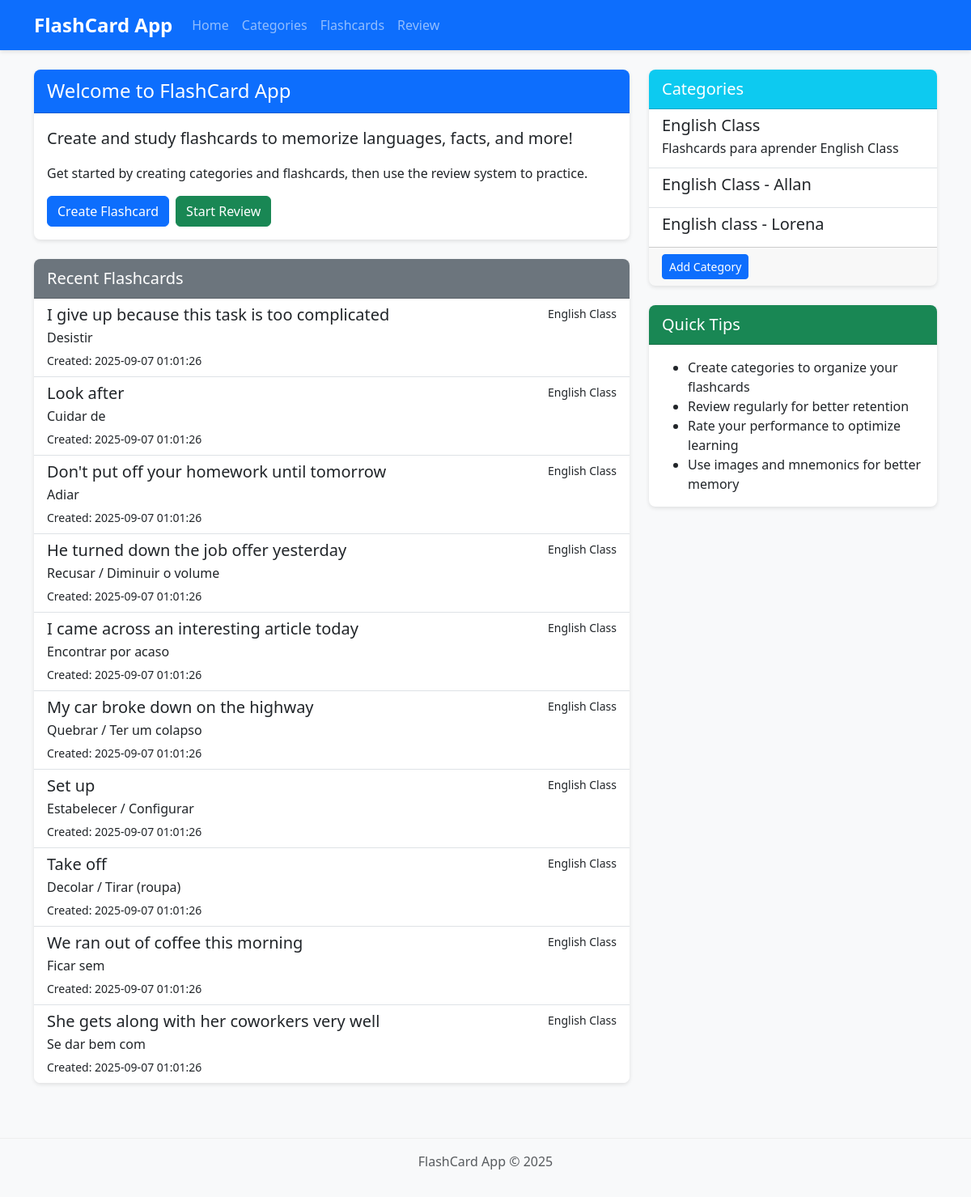
The app's page /, older data.
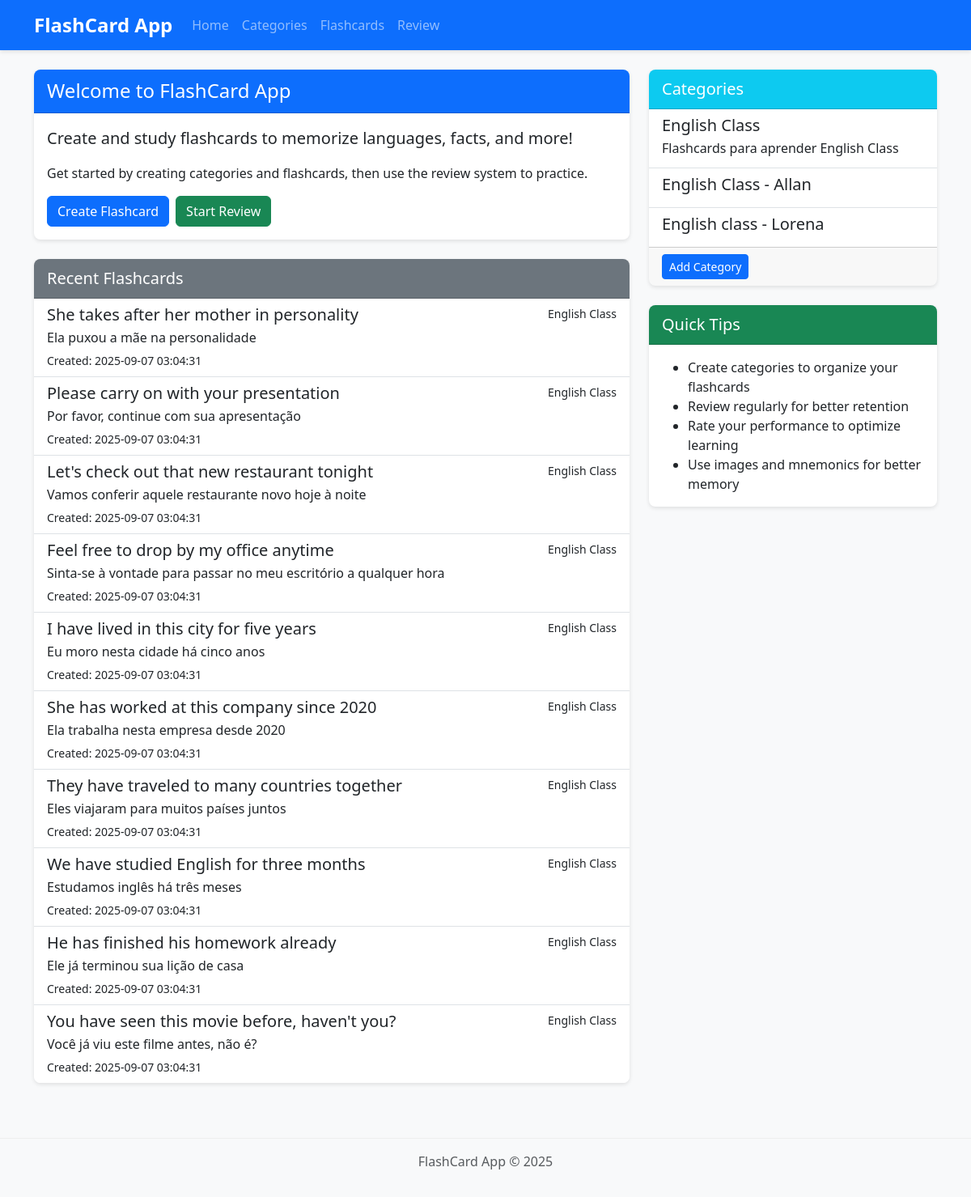
The same page, newer data.
### tables this page shows
CREATE TABLE flashcards (
        id INTEGER PRIMARY KEY AUTOINCREMENT,
        category_id INTEGER,
        front_content TEXT NOT NULL,
        back_content TEXT NOT NULL,
        created_at TIMESTAMP DEFAULT CURRENT_TIMESTAMP,
        last_reviewed TIMESTAMP,
        review_count INTEGER DEFAULT 0,
        difficulty_level INTEGER DEFAULT 0,
        FOREIGN KEY (category_id) REFERENCES categories (id)
    );

CREATE TABLE categories (
        id INTEGER PRIMARY KEY AUTOINCREMENT,
        name TEXT NOT NULL UNIQUE,
        description TEXT
    );

### app.py (the view)
@app.route('/')
def index():
    categories = category_model.get_all_categories()
    recent_flashcards = flashcard_model.get_all_flashcards()
    return render_template('index.html',
                           categories=categories,
                           recent_flashcards=recent_flashcards[:10] if recent_flashcards else [])

### app.py (called while the page is built)
@app.context_processor
def inject_now():
    return {'now': datetime.datetime.now()}

### models.py (called while the page is built)
    def get_connection(self):
        conn = sqlite3.connect(self.db_path)
        conn.row_factory = sqlite3.Row  # This allows accessing columns by name
        return conn

    def close_connection(self, conn):
        if conn:
            conn.close()

    def get_all_categories(self):
        conn = self.db_manager.get_connection()
        cursor = conn.cursor()
        cursor.execute('SELECT * FROM categories ORDER BY name')
        categories = cursor.fetchall()
        self.db_manager.close_connection(conn)
        return categories

### templates/index.html (shortened to what this page needs)
{% extends 'base.html' %}
{% block content %}
<div class="row">
    <div class="col-md-8">
        <div class="card mb-4">
            <div class="card-header bg-primary text-white">
                <h2 class="h4 mb-0">Welcome to FlashCard App</h2>
            </div>
            <div class="card-body">
                <p class="lead">Create and study flashcards to memorize languages, facts, and more!</p>
                <p>Get started by creating categories and flashcards, then use the review system to practice.</p>
                <div class="d-grid gap-2 d-md-flex justify-content-md-start">
                    <a href="{{ url_for('add_flashcard') }}" class="btn btn-primary">Create Flashcard</a>
                    <a href="{{ url_for('review') }}" class="btn btn-success">Start Review</a>
                </div>
            </div>
        </div>
        {% if recent_flashcards %}
        <div class="card">
            <div class="card-header bg-secondary text-white">
                <h3 class="h5 mb-0">Recent Flashcards</h3>
            </div>
            <div class="card-body p-0">
                <div class="list-group list-group-flush">
                    {% for card in recent_flashcards %}
                    <div class="list-group-item">
                        <div class="d-flex w-100 justify-content-between">
                            <h5 class="mb-1">{{ card.front_content }}</h5>
                            <small>{{ card.category_name or 'Uncategorized' }}</small>
                        </div>
                        <p class="mb-1">{{ card.back_content }}</p>
                        <small>Created: {{ card.created_at }}</small>
                    </div>
                    {% endfor %}
                </div>
            </div>
        </div>
        {% endif %}
    </div>
    <div class="col-md-4">
        <div class="card mb-4">
            <div class="card-header bg-info text-white">
                <h3 class="h5 mb-0">Categories</h3>
            </div>
            <div class="card-body p-0">
                <div class="list-group list-group-flush">
                    {% for category in categories %}
                    <a href="{{ url_for('list_flashcards', category_id=category.id) }}" class="list-group-item list-group-item-action">
                        <div class="d-flex w-100 justify-content-between">
                            <h5 class="mb-1">{{ category.name }}</h5>
                        </div>
                        <p class="mb-1">{{ category.description }}</p>
                    </a>
                    {% endfor %}
                </div>
            </div>
            <div class="card-footer">
                <a href="{{ url_for('add_category') }}" class="btn btn-sm btn-primary">Add Category</a>
            </div>
        </div>
        <div class="card">
            <div class="card-header bg-success text-white">
                <h3 class="h5 mb-0">Quick Tips</h3>
            </div>
            <div class="card-body">
                <ul class="mb-0">
                    <li>Create categories to organize your flashcards</li>
                    <li>Review regularly for better retention</li>
                    <li>Rate your performance to optimize learning</li>
                    <li>Use images and mnemonics for better memory</li>
                </ul>
            </div>
        </div>
    </div>
</div>
{% endblock %}

Row changes from the older to the newer data that the page shows:
no longer on this page (row unchanged): flashcards: front_content "I give up because this task is too complicated", name "English Class", back_content "Desistir", created_at "2025-09-07 01:01:26"
no longer on this page (row unchanged): flashcards: front_content "Look after", name "English Class", back_content "Cuidar de", created_at "2025-09-07 01:01:26"
no longer on this page (row unchanged): flashcards: front_content "Don't put off your homework until tomorrow", name "English Class", back_content "Adiar", created_at "2025-09-07 01:01:26"
no longer on this page (row unchanged): flashcards: front_content "He turned down the job offer yesterday", name "English Class", back_content "Recusar / Diminuir o volume", created_at "2025-09-07 01:01:26"
no longer on this page (row unchanged): flashcards: front_content "I came across an interesting article today", name "English Class", back_content "Encontrar por acaso", created_at "2025-09-07 01:01:26"
no longer on this page (row unchanged): flashcards: front_content "My car broke down on the highway", name "English Class", back_content "Quebrar / Ter um colapso", created_at "2025-09-07 01:01:26"
no longer on this page (row unchanged): flashcards: front_content "Set up", name "English Class", back_content "Estabelecer / Configurar", created_at "2025-09-07 01:01:26"
no longer on this page (row unchanged): flashcards: front_content "Take off", name "English Class", back_content "Decolar / Tirar (roupa)", created_at "2025-09-07 01:01:26"
no longer on this page (row unchanged): flashcards: front_content "We ran out of coffee this morning", name "English Class", back_content "Ficar sem", created_at "2025-09-07 01:01:26"
no longer on this page (row unchanged): flashcards: front_content "She gets along with her coworkers very well", name "English Class", back_content "Se dar bem com", created_at "2025-09-07 01:01:26"
added flashcards: front_content "She takes after her mother in personality", name "English Class", back_content "Ela puxou a mãe na personalidade", created_at "2025-09-07 03:04:31"
added flashcards: front_content "Please carry on with your presentation", name "English Class", back_content "Por favor, continue com sua apresentação", created_at "2025-09-07 03:04:31"
added flashcards: front_content "Let's check out that new restaurant tonight", name "English Class", back_content "Vamos conferir aquele restaurante novo hoje à noite", created_at "2025-09-07 03:04:31"
added flashcards: front_content "Feel free to drop by my office anytime", name "English Class", back_content "Sinta-se à vontade para passar no meu escritório a qualquer hora", created_at "2025-09-07 03:04:31"
added flashcards: front_content "I have lived in this city for five years", name "English Class", back_content "Eu moro nesta cidade há cinco anos", created_at "2025-09-07 03:04:31"
added flashcards: front_content "She has worked at this company since 2020", name "English Class", back_content "Ela trabalha nesta empresa desde 2020", created_at "2025-09-07 03:04:31"
added flashcards: front_content "They have traveled to many countries together", name "English Class", back_content "Eles viajaram para muitos países juntos", created_at "2025-09-07 03:04:31"
added flashcards: front_content "We have studied English for three months", name "English Class", back_content "Estudamos inglês há três meses", created_at "2025-09-07 03:04:31"
added flashcards: front_content "He has finished his homework already", name "English Class", back_content "Ele já terminou sua lição de casa", created_at "2025-09-07 03:04:31"
added flashcards: front_content "You have seen this movie before, haven't you?", name "English Class", back_content "Você já viu este filme antes, não é?", created_at "2025-09-07 03:04:31"
